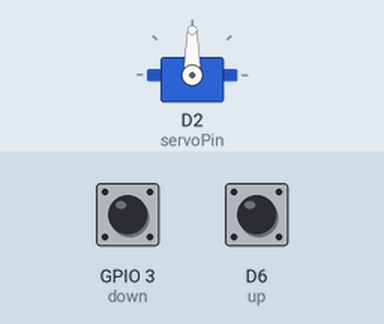
Recording of a sketch running on a simulated ESP8266 (NodeMCU). Shown: servo. Inputs (shaded band) come from the test bench; at power-on: GPIO 3 (down) HIGH, D6 (up) HIGH.

Above: at 1.2 s.
1.3 s: GPIO 3 (down) pulled LOW for 0.15 s
At 1.9 s:
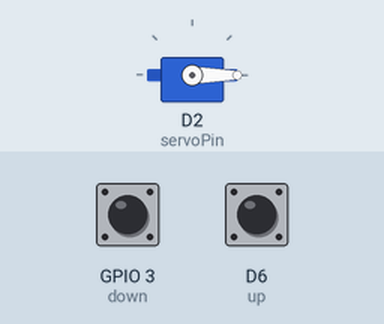
2.9 s: D6 (up) pulled LOW for 0.15 s
At 4.1 s:
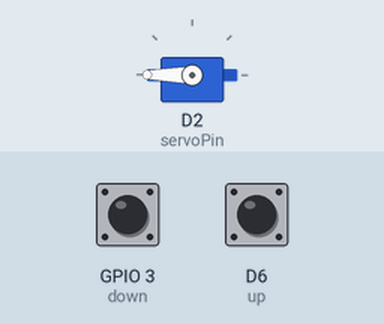
4.5 s: GPIO 3 (down) pulled LOW for 1 s
At 5.5 s:
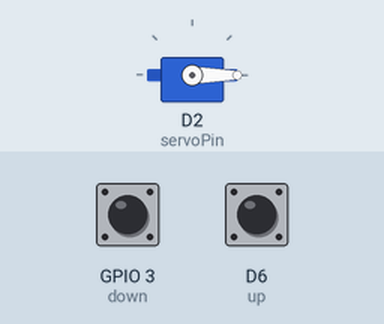
7.0 s: D6 (up) pulled LOW for 1 s
At 7.4 s:
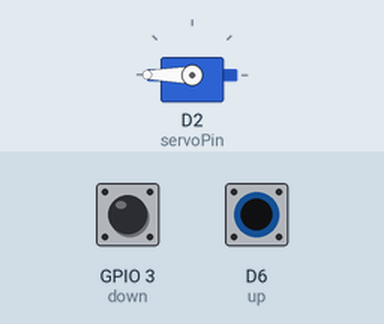
Timing chart, 0 to 10.0 s (numbered marks = the images above; inputs shaded):
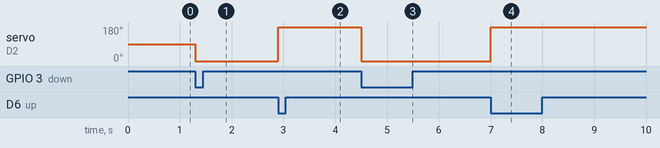

The sketch:

03._servo_motor_up_down.ino
```cpp
/******************************************************************************************
 * FileName     : 03._servo_motor_up_down
 * Description  : 빨강, 노랑 버튼을 눌러 서버모터 움직여 보기
 * Author       : 이인정
 * Created Date : 2021.06.08
 * Reference    :
 * Modified     : 2021.06.08 : LIJ : 헤더 수정
 * Modified     : 2021.12.16 : LEH : 소스 크린징
******************************************************************************************/

#include <Servo.h>

static const int servoPin = D2;             // 서보모터
int up = D6;                                // 빨강 버튼
int down = D9;                              // 노랑 버튼

Servo servo;


void setup() {
  Serial.begin(115200);                     // 통신속도
  pinMode(up,INPUT);                        // 핀 모드 설정
  pinMode(down,INPUT);                      // 핀 모드 설정
  servo.attach(servoPin);
}


void loop() {
  int up_value = digitalRead(up);           // 빨강 버튼 상태확인
  int down_value = digitalRead(down);       // 노랑 버튼 상태확인

  if(up_value == LOW){                      // 빨강 버튼이 눌리면 서보모터 180도까지 회전
    servo.write(180);
  }

  if(down_value == LOW){                    // 노랑 버튼이 눌리면 서보모터 0도까지 회전
    servo.write(0);
  }
}

//=========================================================================================
//
// (주)한국공학기술연구원 http://et.ketri.re.kr
//
//=========================================================================================
```

Measured:
- after the input at 1.3 s, servo on D2 (servoPin): 90° → 0° at once
- after the input at 2.9 s, servo on D2 (servoPin): 0° → 180° at once
- after the input at 4.5 s, servo on D2 (servoPin): 180° → 0° at once
- after the input at 7.0 s, servo on D2 (servoPin): 0° → 180° at once
